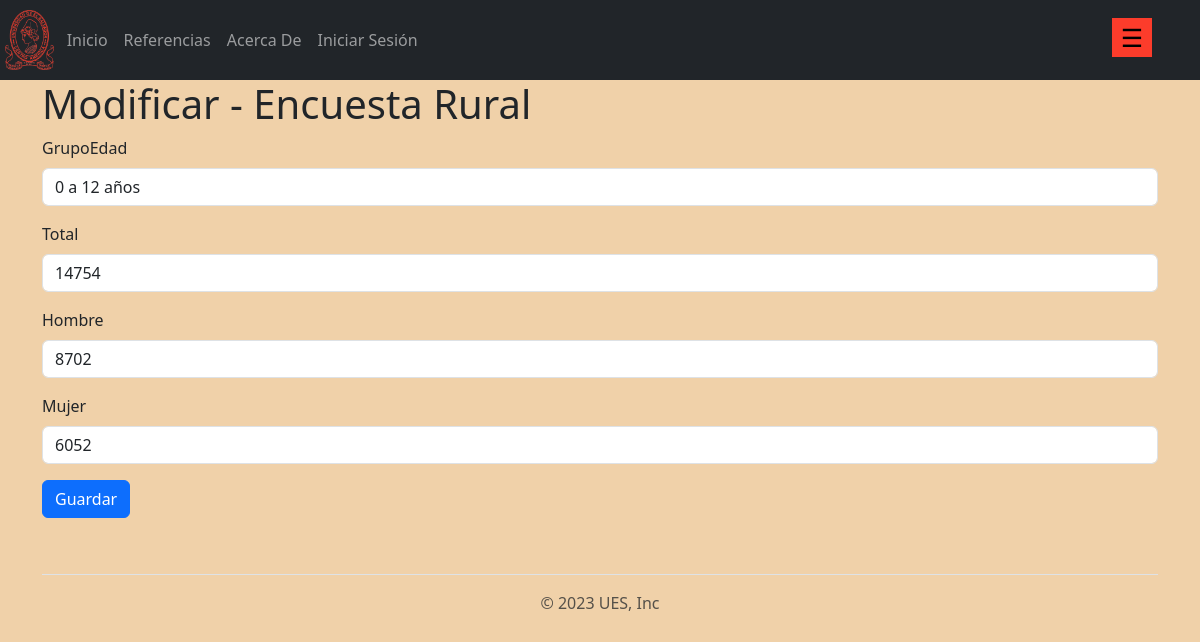
The page /trabajo/encuesta-rural/modificar/1/ on the database its author committed.
### aplicaciones/trabajo/models.py (models this page shows, shortened)
class tablaEncuestaRural(models.Model):
    grupoEdad = models.CharField(max_length=50)
    total = models.IntegerField()
    hombre = models.IntegerField()
    mujer = models.IntegerField()
    class Meta:
        verbose_name_plural = "Encuesta Rural"

### aplicaciones/trabajo/views.py (the view)
class modificarTablaRU(UpdateView):
    template_name = 'trabajo/encuesta-rural/modificar.html'
    model = tablaEncuestaRural
    fields = ['grupoEdad','total','hombre','mujer']
    success_message = "El registro %(nombre)s fue mofificado exitosamente"
    success_url = reverse_lazy('trabajo')

### templates/trabajo/encuesta-rural/modificar.html (shortened to what this page needs)
{% extends 'layout/base.html' %}
{% load bootstrap5 %}
{% block content %}
    <h1>Modificar - Encuesta Rural</h1>
    <form action="" method="post">
        {% bootstrap_form form %}
        <input type="submit" value="Guardar" class="btn btn-primary">
</form>
{% endblock content %}

### static/css/sidebar.css (style rules this page uses)
* { margin: 0; padding: 0; }

### templates/layout/base.html (style rules this page uses)
body { background-color:rgb(240, 209, 169); }

### rows shown on the page
tablaEncuestaRural: grupoEdad "0 a 12 años", total "14754", hombre "8702", mujer "6052"
